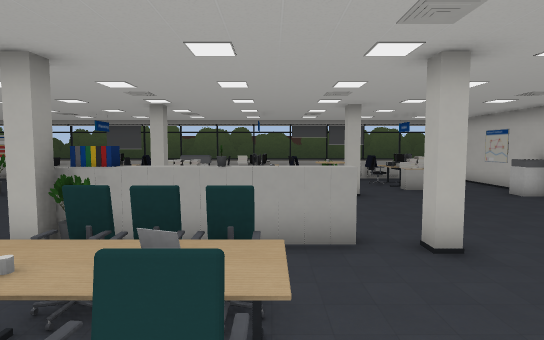
[1] (above)

19 first-person views from a walk through a level from a Godot 3-D game. The camera is 1.5 m above the floor, tilts 4° down and sees 80° across. The floor is counted in squares, 1 m on a side. Each view is taken from the middle of a square. On the plan, view 1 faces up. The plan holds only what a view shows up to about 15 squares ahead; the rest is blank. The place goes on beyond the plan. Door leaves are left out where a doorway can be walked through.

[2]
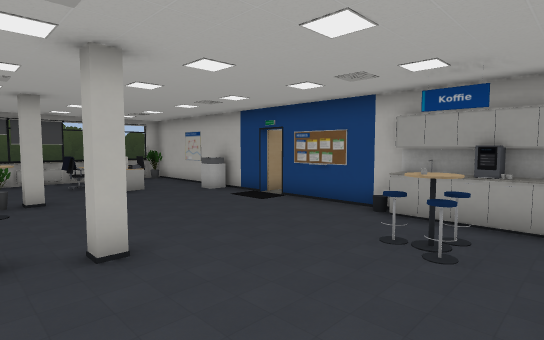

[3]
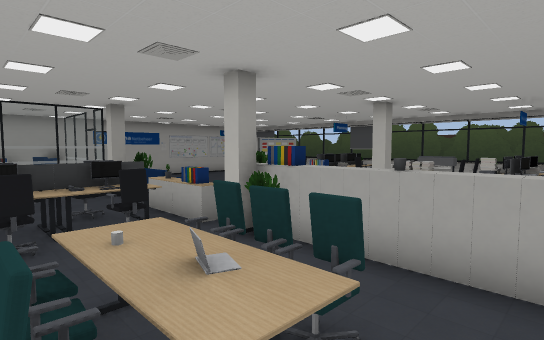

[4]
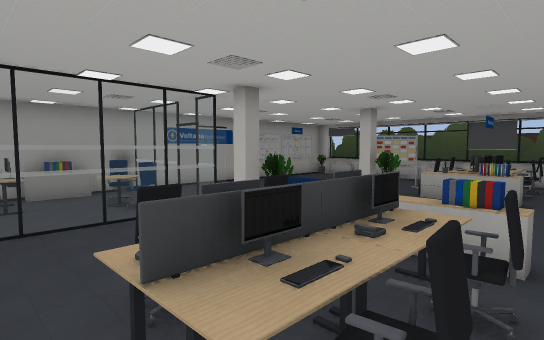

[5]
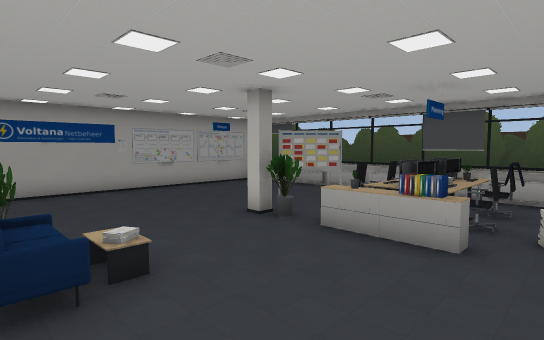

[6]
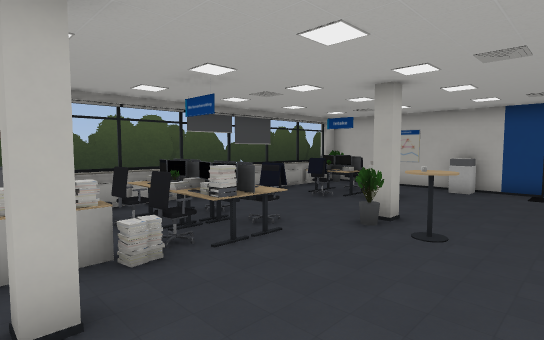

[7]
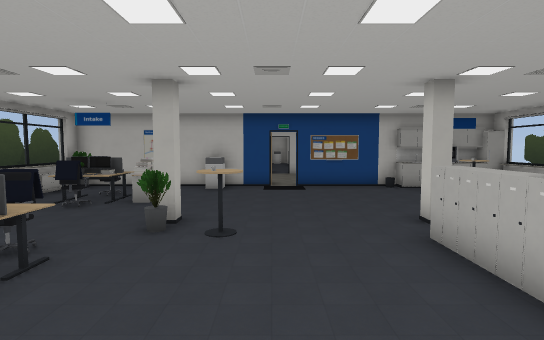

[8]
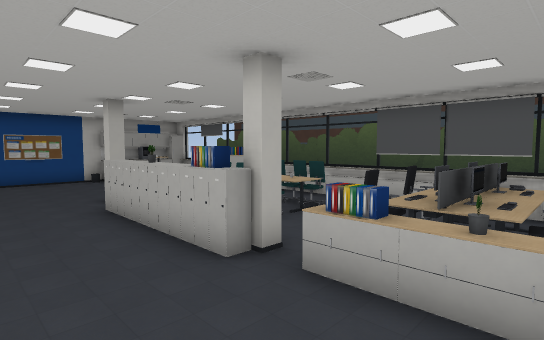

[9]
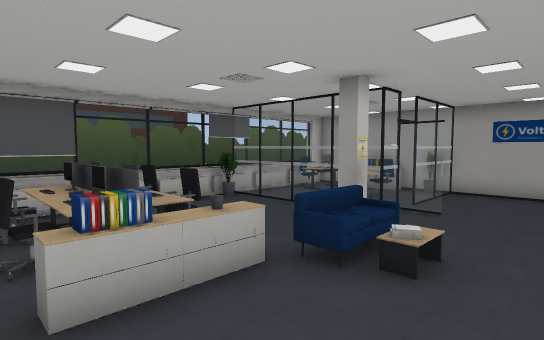

[10]
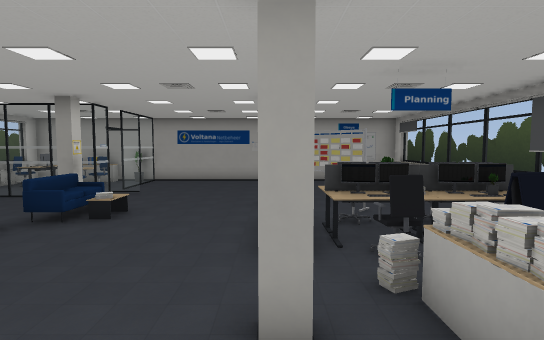

[11]
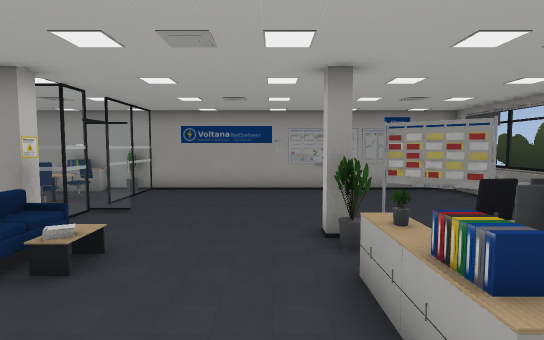

[12]
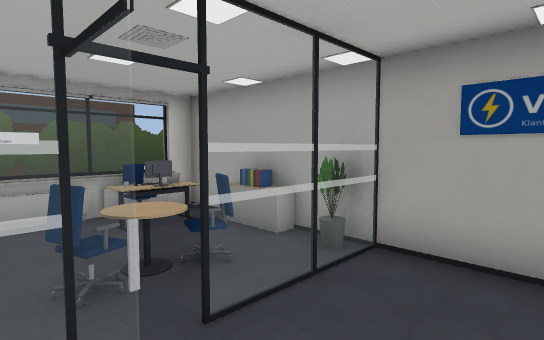

[13]
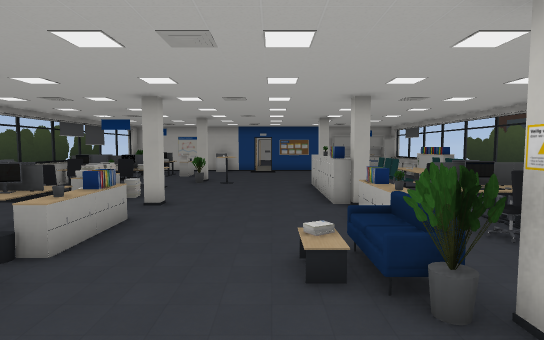

[14]
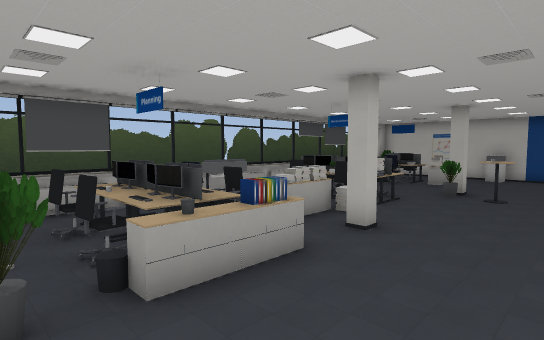

[15]
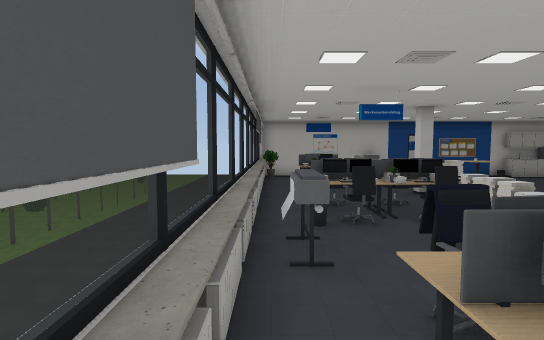

[16]
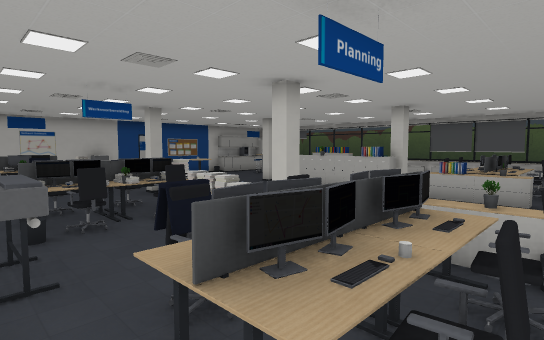

[17]
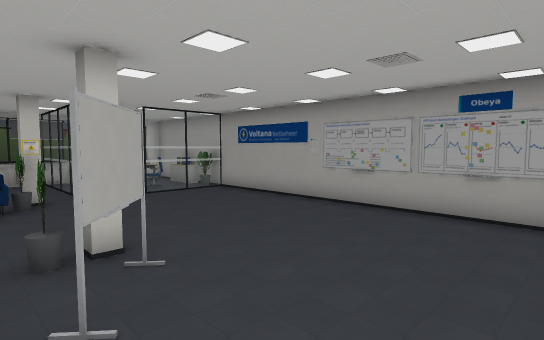

[18]
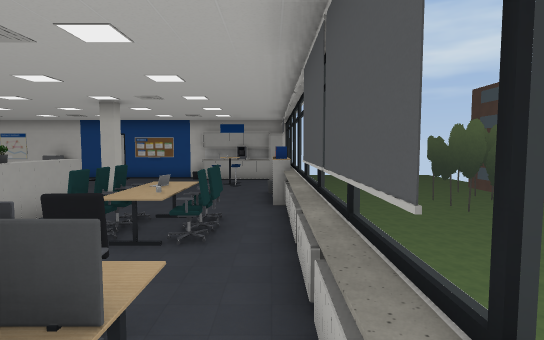

[19]
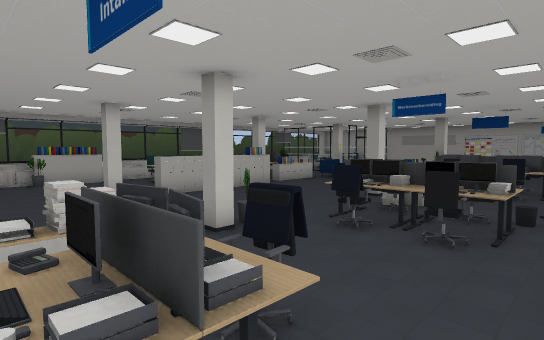

### Floor plan
Key: @ floor where view 1 was taken; # wall or solid block; x gap in a wall; . floor; D open door; = window, fence, low wall or low ledge; ^ raised ledge; v drop or lower ground; E desk; C chair; A cabinet; T thing the floor can be seen under or through; P plant; R printer; B table; L locker; F laptop; H phone; S stool; M monitor; K keyboard; I sideboard; O other object.
Columns run from 16 left of view 1 to 10 right of it. Each row starts with its distance up from view 1.
 16  #======###==#==========#
 15 #O...........^..........O#
 14 #........MM.##.OO....EE..#
 13 #.......CMMC..COOC..CMKH.D
 12 #......TCMOCIICOOC...#A..#
 11 #.....T..MM....OO........#
 10 #.....TT.AA..#....P#....R#
  9 #................BB......#
  8 #........................##
  7 #........................x.
  6 #......P.................#
  5 #.##.T.#.AAA.PL#LL.#.....#
  4 v#... ....EE.............#
  3 vA.BBT...CMKH.CCC.......##
  2  A...T....MK..BFB.....S.##
  1 vEME.T...COK..CCC.....SS##
  0 v^CE^#P...O.....@.LLP...##
 -1  ######===####====##====#

Where each view was taken, in squares from view 1:
view 1: 0 up, 0 right, facing up
view 2: 0 up, 1 right, facing up-right
view 3: 1 up, 1 right, facing up-left
view 4: 0 up, 4 left, facing up-left
view 5: 5 up, 4 left, facing up-left
view 6: 7 up, 4 left, facing up-right
view 7: 8 up, 4 left, facing right
view 8: 8 up, 7 left, facing down-right
view 9: 8 up, 4 left, facing down-left
view 10: 10 up, 1 left, facing left
view 11: 9 up, 4 left, facing left
view 12: 7 up, 11 left, facing down-left
view 13: 7 up, 12 left, facing right
view 14: 7 up, 9 left, facing up-right
view 15: 15 up, 8 left, facing right
view 16: 15 up, 8 left, facing down-right
view 17: 15 up, 8 left, facing down-left
view 18: 0 up, 7 left, facing right
view 19: 15 up, 6 right, facing down-left
